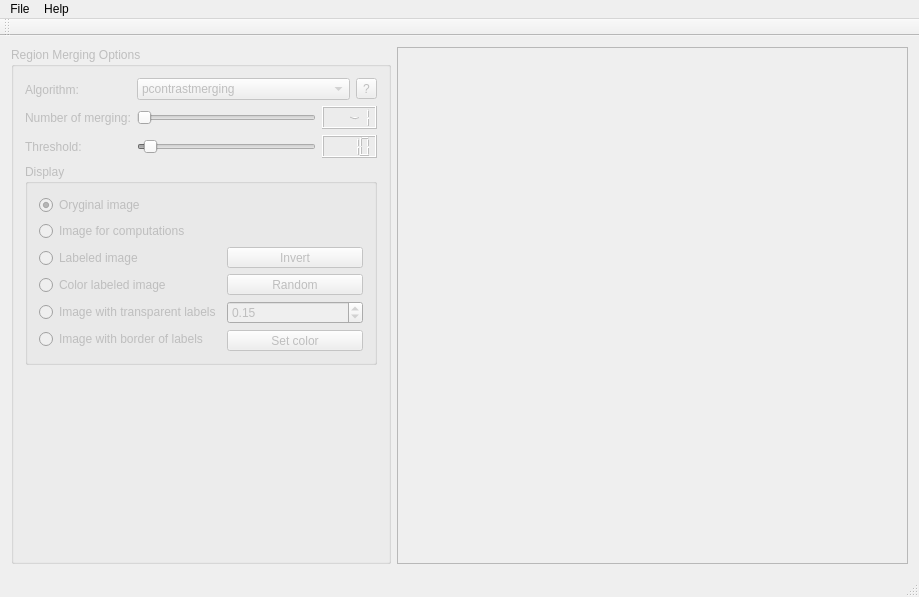
<?xml version="1.0" encoding="UTF-8"?>
<ui version="4.0">
 <class>MainWindowClass</class>
 <widget class="QMainWindow" name="MainWindowClass">
  <property name="geometry">
   <rect>
    <x>0</x>
    <y>0</y>
    <width>919</width>
    <height>597</height>
   </rect>
  </property>
  <property name="windowTitle">
   <string>Pandore Region Merging Interface</string>
  </property>
  <widget class="QWidget" name="centralWidget">
   <layout class="QHBoxLayout" name="horizontalLayout_6">
    <item>
     <widget class="QGroupBox" name="groupBox">
      <property name="enabled">
       <bool>false</bool>
      </property>
      <property name="maximumSize">
       <size>
        <width>380</width>
        <height>16777215</height>
       </size>
      </property>
      <property name="toolTip">
       <string>Open images to enable options</string>
      </property>
      <property name="title">
       <string>Region Merging Options</string>
      </property>
      <layout class="QVBoxLayout" name="verticalLayout_8">
       <item>
        <layout class="QHBoxLayout" name="horizontalLayout_5">
         <item>
          <layout class="QVBoxLayout" name="verticalLayout_4">
           <item>
            <widget class="QLabel" name="label_3">
             <property name="text">
              <string>Algorithm:</string>
             </property>
            </widget>
           </item>
           <item>
            <widget class="QLabel" name="label">
             <property name="text">
              <string>Number of merging:</string>
             </property>
            </widget>
           </item>
           <item>
            <widget class="QLabel" name="label_2">
             <property name="text">
              <string>Threshold:</string>
             </property>
            </widget>
           </item>
          </layout>
         </item>
         <item>
          <layout class="QVBoxLayout" name="verticalLayout_3">
           <item>
            <layout class="QHBoxLayout" name="horizontalLayout_2">
             <item>
              <widget class="QComboBox" name="cbAlgorithm">
               <item>
                <property name="text">
                 <string>pcontrastmerging</string>
                </property>
               </item>
               <item>
                <property name="text">
                 <string>pentropymerging</string>
                </property>
               </item>
               <item>
                <property name="text">
                 <string>pmeanmerging</string>
                </property>
               </item>
               <item>
                <property name="text">
                 <string>puniformitymerging</string>
                </property>
               </item>
               <item>
                <property name="text">
                 <string>pvariancemerging</string>
                </property>
               </item>
               <item>
                <property name="text">
                 <string>pboundarymerging</string>
                </property>
               </item>
               <item>
                <property name="text">
                 <string>phistomerging</string>
                </property>
               </item>
              </widget>
             </item>
             <item>
              <widget class="QToolButton" name="helpForAlgorithm">
               <property name="toolTip">
                <string>Online help</string>
               </property>
               <property name="text">
                <string>?</string>
               </property>
              </widget>
             </item>
            </layout>
           </item>
           <item>
            <layout class="QHBoxLayout" name="horizontalLayout_4">
             <item>
              <widget class="QSlider" name="valueNumber">
               <property name="toolTip">
                <string>&lt;!DOCTYPE HTML PUBLIC &quot;-//W3C//DTD HTML 4.0//EN&quot; &quot;http://www.w3.org/TR/REC-html40/strict.dtd&quot;&gt;
&lt;html&gt;&lt;head&gt;&lt;meta name=&quot;qrichtext&quot; content=&quot;1&quot; /&gt;&lt;style type=&quot;text/css&quot;&gt;
p, li { white-space: pre-wrap; }
&lt;/style&gt;&lt;/head&gt;&lt;body style=&quot; font-family:'DejaVu Sans'; font-size:10pt; font-weight:400; font-style:normal;&quot;&gt;
&lt;p style=&quot; margin-top:0px; margin-bottom:0px; margin-left:0px; margin-right:0px; -qt-block-indent:0; text-indent:0px;&quot;&gt;&lt;span style=&quot; font-style:italic;&quot;&gt;number&lt;/span&gt; specifies the number of allowed merging. If &lt;span style=&quot; font-style:italic;&quot;&gt;number&lt;/span&gt; = -1 then all possible merging are done.&lt;/p&gt;&lt;/body&gt;&lt;/html&gt;</string>
               </property>
               <property name="minimum">
                <number>-1</number>
               </property>
               <property name="maximum">
                <number>255</number>
               </property>
               <property name="value">
                <number>-1</number>
               </property>
               <property name="orientation">
                <enum>Qt::Horizontal</enum>
               </property>
              </widget>
             </item>
             <item>
              <widget class="QLCDNumber" name="lcdNumber">
               <property name="numDigits">
                <number>4</number>
               </property>
               <property name="segmentStyle">
                <enum>QLCDNumber::Filled</enum>
               </property>
               <property name="value" stdset="0">
                <double>-1.000000000000000</double>
               </property>
              </widget>
             </item>
            </layout>
           </item>
           <item>
            <layout class="QHBoxLayout" name="horizontalLayout_3">
             <item>
              <widget class="QSlider" name="valueThreshold">
               <property name="toolTip">
                <string>&lt;!DOCTYPE HTML PUBLIC &quot;-//W3C//DTD HTML 4.0//EN&quot; &quot;http://www.w3.org/TR/REC-html40/strict.dtd&quot;&gt;
&lt;html&gt;&lt;head&gt;&lt;meta name=&quot;qrichtext&quot; content=&quot;1&quot; /&gt;&lt;style type=&quot;text/css&quot;&gt;
p, li { white-space: pre-wrap; }
&lt;/style&gt;&lt;/head&gt;&lt;body style=&quot; font-family:'DejaVu Sans'; font-size:10pt; font-weight:400; font-style:normal;&quot;&gt;
&lt;p style=&quot; margin-top:0px; margin-bottom:0px; margin-left:0px; margin-right:0px; -qt-block-indent:0; text-indent:0px;&quot;&gt;&lt;span style=&quot; font-style:italic;&quot;&gt;threshold&lt;/span&gt; specifies the maximum difference allowed between two regions to decide to merge them.&lt;/p&gt;&lt;/body&gt;&lt;/html&gt;</string>
               </property>
               <property name="maximum">
                <number>255</number>
               </property>
               <property name="value">
                <number>10</number>
               </property>
               <property name="orientation">
                <enum>Qt::Horizontal</enum>
               </property>
              </widget>
             </item>
             <item>
              <widget class="QLCDNumber" name="lcdThreshold">
               <property name="numDigits">
                <number>4</number>
               </property>
               <property name="segmentStyle">
                <enum>QLCDNumber::Filled</enum>
               </property>
               <property name="value" stdset="0">
                <double>10.000000000000000</double>
               </property>
               <property name="intValue" stdset="0">
                <number>10</number>
               </property>
              </widget>
             </item>
            </layout>
           </item>
          </layout>
         </item>
        </layout>
       </item>
       <item>
        <widget class="QGroupBox" name="groupBox_2">
         <property name="title">
          <string>Display</string>
         </property>
         <layout class="QVBoxLayout" name="verticalLayout_7">
          <item>
           <widget class="QRadioButton" name="optShowOryginalImage">
            <property name="text">
             <string>Oryginal image</string>
            </property>
            <property name="checked">
             <bool>true</bool>
            </property>
           </widget>
          </item>
          <item>
           <widget class="QRadioButton" name="optShowImageForComputations">
            <property name="text">
             <string>Image for computations</string>
            </property>
           </widget>
          </item>
          <item>
           <layout class="QHBoxLayout" name="horizontalLayout">
            <item>
             <layout class="QVBoxLayout" name="verticalLayout_5">
              <item>
               <widget class="QRadioButton" name="optShowLabeledImage">
                <property name="text">
                 <string>Labeled image</string>
                </property>
               </widget>
              </item>
              <item>
               <widget class="QRadioButton" name="optShowColorLabeledImage">
                <property name="text">
                 <string>Color labeled image</string>
                </property>
               </widget>
              </item>
              <item>
               <widget class="QRadioButton" name="optShowImageWithTransparentLabels">
                <property name="text">
                 <string>Image with transparent labels</string>
                </property>
               </widget>
              </item>
              <item>
               <widget class="QRadioButton" name="optShowImageWithLabelBorder">
                <property name="text">
                 <string>Image with border of labels</string>
                </property>
               </widget>
              </item>
             </layout>
            </item>
            <item>
             <layout class="QVBoxLayout" name="verticalLayout_2">
              <item>
               <widget class="QToolButton" name="bttInvertLabelValue">
                <property name="enabled">
                 <bool>false</bool>
                </property>
                <property name="sizePolicy">
                 <sizepolicy hsizetype="Expanding" vsizetype="Fixed">
                  <horstretch>0</horstretch>
                  <verstretch>0</verstretch>
                 </sizepolicy>
                </property>
                <property name="text">
                 <string>Invert</string>
                </property>
                <property name="checked">
                 <bool>false</bool>
                </property>
               </widget>
              </item>
              <item>
               <widget class="QToolButton" name="bttRandomColorForLabel">
                <property name="enabled">
                 <bool>false</bool>
                </property>
                <property name="sizePolicy">
                 <sizepolicy hsizetype="Expanding" vsizetype="Fixed">
                  <horstretch>0</horstretch>
                  <verstretch>0</verstretch>
                 </sizepolicy>
                </property>
                <property name="text">
                 <string>Random</string>
                </property>
               </widget>
              </item>
              <item>
               <widget class="QDoubleSpinBox" name="valueTransparentMask">
                <property name="enabled">
                 <bool>false</bool>
                </property>
                <property name="sizePolicy">
                 <sizepolicy hsizetype="Expanding" vsizetype="Fixed">
                  <horstretch>0</horstretch>
                  <verstretch>0</verstretch>
                 </sizepolicy>
                </property>
                <property name="maximum">
                 <double>1.000000000000000</double>
                </property>
                <property name="singleStep">
                 <double>0.050000000000000</double>
                </property>
                <property name="value">
                 <double>0.150000000000000</double>
                </property>
               </widget>
              </item>
              <item>
               <widget class="QToolButton" name="borderColorChooser">
                <property name="enabled">
                 <bool>false</bool>
                </property>
                <property name="sizePolicy">
                 <sizepolicy hsizetype="Expanding" vsizetype="Fixed">
                  <horstretch>0</horstretch>
                  <verstretch>0</verstretch>
                 </sizepolicy>
                </property>
                <property name="text">
                 <string>Set color</string>
                </property>
               </widget>
              </item>
             </layout>
            </item>
           </layout>
          </item>
         </layout>
        </widget>
       </item>
       <item>
        <spacer name="verticalSpacer">
         <property name="orientation">
          <enum>Qt::Vertical</enum>
         </property>
         <property name="sizeHint" stdset="0">
          <size>
           <width>20</width>
           <height>44</height>
          </size>
         </property>
        </spacer>
       </item>
      </layout>
     </widget>
    </item>
    <item>
     <widget class="QScrollArea" name="scrollArea">
      <property name="widgetResizable">
       <bool>true</bool>
      </property>
      <widget class="QWidget" name="scrollAreaWidgetContents">
       <property name="geometry">
        <rect>
         <x>0</x>
         <y>0</y>
         <width>521</width>
         <height>533</height>
        </rect>
       </property>
       <layout class="QVBoxLayout" name="verticalLayout"/>
      </widget>
     </widget>
    </item>
   </layout>
  </widget>
  <widget class="QMenuBar" name="menuBar">
   <property name="geometry">
    <rect>
     <x>0</x>
     <y>0</y>
     <width>919</width>
     <height>21</height>
    </rect>
   </property>
   <widget class="QMenu" name="menuFile">
    <property name="title">
     <string>File</string>
    </property>
    <addaction name="actionOpen_oryginal_image"/>
    <addaction name="actionOpen_image_for_computation"/>
    <addaction name="actionOpen_prelabeled_image"/>
    <addaction name="separator"/>
    <addaction name="actionSave_result"/>
    <addaction name="separator"/>
    <addaction name="actionExit"/>
   </widget>
   <widget class="QMenu" name="menuHelp">
    <property name="title">
     <string>Help</string>
    </property>
    <addaction name="actionAbout_Pandore"/>
    <addaction name="actionAbout_this_GUI"/>
   </widget>
   <addaction name="menuFile"/>
   <addaction name="menuHelp"/>
  </widget>
  <widget class="QToolBar" name="mainToolBar">
   <attribute name="toolBarArea">
    <enum>TopToolBarArea</enum>
   </attribute>
   <attribute name="toolBarBreak">
    <bool>false</bool>
   </attribute>
  </widget>
  <widget class="QStatusBar" name="statusBar"/>
  <action name="actionOpen_oryginal_image">
   <property name="text">
    <string>Open oryginal image</string>
   </property>
  </action>
  <action name="actionOpen_image_for_computation">
   <property name="text">
    <string>Open image for computation</string>
   </property>
  </action>
  <action name="actionOpen_prelabeled_image">
   <property name="text">
    <string>Open prelabeled image</string>
   </property>
  </action>
  <action name="actionLoad_test_images">
   <property name="text">
    <string>Load test images</string>
   </property>
   <property name="toolTip">
    <string>&lt;!DOCTYPE HTML PUBLIC &quot;-//W3C//DTD HTML 4.0//EN&quot; &quot;http://www.w3.org/TR/REC-html40/strict.dtd&quot;&gt;
&lt;html&gt;&lt;head&gt;&lt;meta name=&quot;qrichtext&quot; content=&quot;1&quot; /&gt;&lt;style type=&quot;text/css&quot;&gt;
p, li { white-space: pre-wrap; }
&lt;/style&gt;&lt;/head&gt;&lt;body style=&quot; font-family:'DejaVu Sans'; font-size:9pt; font-weight:400; font-style:normal;&quot;&gt;
&lt;table style=&quot;-qt-table-type: root; margin-top:4px; margin-bottom:4px; margin-left:4px; margin-right:4px;&quot;&gt;
&lt;tr&gt;
&lt;td style=&quot;border: none;&quot;&gt;
&lt;p style=&quot; margin-top:0px; margin-bottom:0px; margin-left:0px; margin-right:0px; -qt-block-indent:0; text-indent:0px;&quot;&gt;ala &lt;span style=&quot; font-weight:600;&quot;&gt;ma&lt;/span&gt; kota&lt;/p&gt;&lt;/td&gt;&lt;/tr&gt;&lt;/table&gt;&lt;/body&gt;&lt;/html&gt;</string>
   </property>
  </action>
  <action name="actionExit">
   <property name="text">
    <string>Exit</string>
   </property>
  </action>
  <action name="actionAbout_Pandore">
   <property name="text">
    <string>About Pandore</string>
   </property>
  </action>
  <action name="actionAbout_this_GUI">
   <property name="text">
    <string>About this GUI</string>
   </property>
  </action>
  <action name="actionSave_result">
   <property name="text">
    <string>Save result</string>
   </property>
  </action>
 </widget>
 <layoutdefault spacing="6" margin="11"/>
 <tabstops>
  <tabstop>cbAlgorithm</tabstop>
  <tabstop>helpForAlgorithm</tabstop>
  <tabstop>valueNumber</tabstop>
  <tabstop>valueThreshold</tabstop>
  <tabstop>optShowOryginalImage</tabstop>
  <tabstop>optShowImageForComputations</tabstop>
  <tabstop>optShowLabeledImage</tabstop>
  <tabstop>bttInvertLabelValue</tabstop>
  <tabstop>optShowColorLabeledImage</tabstop>
  <tabstop>bttRandomColorForLabel</tabstop>
  <tabstop>optShowImageWithTransparentLabels</tabstop>
  <tabstop>valueTransparentMask</tabstop>
  <tabstop>optShowImageWithLabelBorder</tabstop>
  <tabstop>borderColorChooser</tabstop>
  <tabstop>scrollArea</tabstop>
 </tabstops>
 <resources/>
 <connections>
  <connection>
   <sender>valueNumber</sender>
   <signal>valueChanged(int)</signal>
   <receiver>lcdNumber</receiver>
   <slot>display(int)</slot>
   <hints>
    <hint type="sourcelabel">
     <x>312</x>
     <y>122</y>
    </hint>
    <hint type="destinationlabel">
     <x>371</x>
     <y>122</y>
    </hint>
   </hints>
  </connection>
  <connection>
   <sender>optShowLabeledImage</sender>
   <signal>toggled(bool)</signal>
   <receiver>bttInvertLabelValue</receiver>
   <slot>setEnabled(bool)</slot>
   <hints>
    <hint type="sourcelabel">
     <x>196</x>
     <y>265</y>
    </hint>
    <hint type="destinationlabel">
     <x>363</x>
     <y>266</y>
    </hint>
   </hints>
  </connection>
  <connection>
   <sender>optShowColorLabeledImage</sender>
   <signal>toggled(bool)</signal>
   <receiver>bttRandomColorForLabel</receiver>
   <slot>setEnabled(bool)</slot>
   <hints>
    <hint type="sourcelabel">
     <x>236</x>
     <y>292</y>
    </hint>
    <hint type="destinationlabel">
     <x>363</x>
     <y>294</y>
    </hint>
   </hints>
  </connection>
  <connection>
   <sender>optShowImageWithTransparentLabels</sender>
   <signal>toggled(bool)</signal>
   <receiver>valueTransparentMask</receiver>
   <slot>setEnabled(bool)</slot>
   <hints>
    <hint type="sourcelabel">
     <x>236</x>
     <y>319</y>
    </hint>
    <hint type="destinationlabel">
     <x>363</x>
     <y>323</y>
    </hint>
   </hints>
  </connection>
  <connection>
   <sender>optShowImageWithLabelBorder</sender>
   <signal>toggled(bool)</signal>
   <receiver>borderColorChooser</receiver>
   <slot>setEnabled(bool)</slot>
   <hints>
    <hint type="sourcelabel">
     <x>220</x>
     <y>346</y>
    </hint>
    <hint type="destinationlabel">
     <x>363</x>
     <y>351</y>
    </hint>
   </hints>
  </connection>
  <connection>
   <sender>actionExit</sender>
   <signal>activated()</signal>
   <receiver>MainWindowClass</receiver>
   <slot>close()</slot>
   <hints>
    <hint type="sourcelabel">
     <x>-1</x>
     <y>-1</y>
    </hint>
    <hint type="destinationlabel">
     <x>459</x>
     <y>298</y>
    </hint>
   </hints>
  </connection>
 </connections>
</ui>
